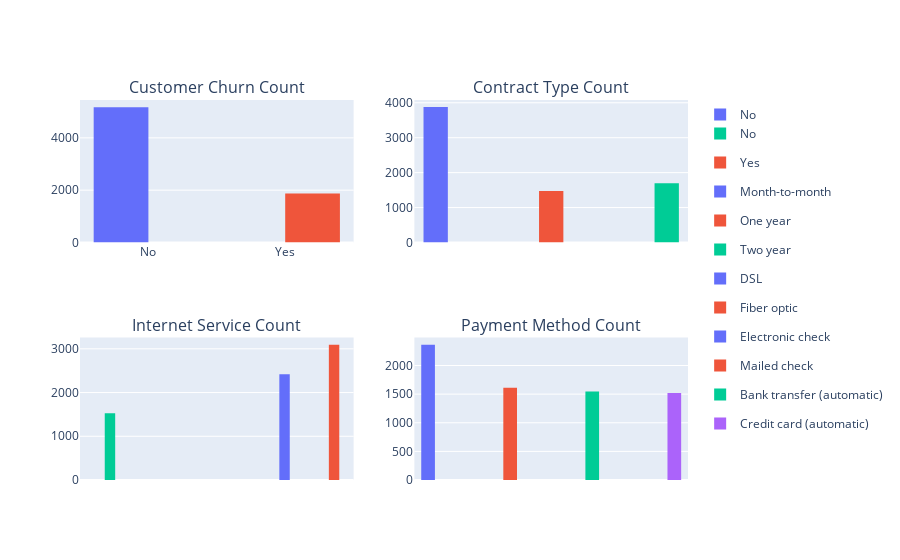

This figure's notebook cell:
### Code cell
fig = make_subplots(rows=2, cols=2, subplot_titles=("Customer Churn Count", "Contract Type Count",
                                                    "Internet Service Count", "Payment Method Count"))

# Histogram 1: Churn
churn_fig = px.histogram(data, x='Churn', color='Churn')
for trace in churn_fig.data:
    
    fig.add_trace(trace, row=1, col=1)

# Histogram 2: Contract
contract_fig = px.histogram(data, x='Contract', color='Contract')
for trace in contract_fig.data:
    
    fig.add_trace(trace, row=1, col=2)

# Histogram 3: InternetService
internet_fig = px.histogram(data, x='InternetService', color='InternetService')
for trace in internet_fig.data:
    
    fig.add_trace(trace, row=2, col=1)

# Histogram 4: PaymentMethod
payment_fig = px.histogram(data, x='PaymentMethod', color='PaymentMethod')
for trace in payment_fig.data:
    
    fig.add_trace(trace, row=2, col=2)

fig.show()

### Figure 1 — Plotly figure (JSON) as saved in the notebook; plotly's stock layout.template omitted (floating-point values rounded to 4 significant figures; data arrays with more than 128 entries replaced by an {"elided": "..."} marker saying what was removed)
{"data": [{"alignmentgroup": "True", "bingroup": "x", "hovertemplate": "Churn=%{x}<br>count=%{y}<extra></extra>", "legendgroup": "No", "marker": {"color": "#636efa", "pattern": {"shape": ""}}, "name": "No", "offsetgroup": "No", "orientation": "v", "showlegend": true, "type": "histogram", "x": {"elided": "5174 str values"}, "xaxis": "x", "yaxis": "y"}, {"alignmentgroup": "True", "bingroup": "x", "hovertemplate": "Churn=%{x}<br>count=%{y}<extra></extra>", "legendgroup": "Yes", "marker": {"color": "#EF553B", "pattern": {"shape": ""}}, "name": "Yes", "offsetgroup": "Yes", "orientation": "v", "showlegend": true, "type": "histogram", "x": {"elided": "1869 str values"}, "xaxis": "x", "yaxis": "y"}, {"alignmentgroup": "True", "bingroup": "x", "hovertemplate": "Contract=%{x}<br>count=%{y}<extra></extra>", "legendgroup": "Month-to-month", "marker": {"color": "#636efa", "pattern": {"shape": ""}}, "name": "Month-to-month", "offsetgroup": "Month-to-month", "orientation": "v", "showlegend": true, "type": "histogram", "x": {"elided": "3875 str values"}, "xaxis": "x2", "yaxis": "y2"}, {"alignmentgroup": "True", "bingroup": "x", "hovertemplate": "Contract=%{x}<br>count=%{y}<extra></extra>", "legendgroup": "One year", "marker": {"color": "#EF553B", "pattern": {"shape": ""}}, "name": "One year", "offsetgroup": "One year", "orientation": "v", "showlegend": true, "type": "histogram", "x": {"elided": "1473 str values"}, "xaxis": "x2", "yaxis": "y2"}, {"alignmentgroup": "True", "bingroup": "x", "hovertemplate": "Contract=%{x}<br>count=%{y}<extra></extra>", "legendgroup": "Two year", "marker": {"color": "#00cc96", "pattern": {"shape": ""}}, "name": "Two year", "offsetgroup": "Two year", "orientation": "v", "showlegend": true, "type": "histogram", "x": {"elided": "1695 str values"}, "xaxis": "x2", "yaxis": "y2"}, {"alignmentgroup": "True", "bingroup": "x", "hovertemplate": "InternetService=%{x}<br>count=%{y}<extra></extra>", "legendgroup": "DSL", "marker": {"color": "#636efa", "pattern": {"shape": ""}}, "name": "DSL", "offsetgroup": "DSL", "orientation": "v", "showlegend": true, "type": "histogram", "x": {"elided": "2421 str values"}, "xaxis": "x3", "yaxis": "y3"}, {"alignmentgroup": "True", "bingroup": "x", "hovertemplate": "InternetService=%{x}<br>count=%{y}<extra></extra>", "legendgroup": "Fiber optic", "marker": {"color": "#EF553B", "pattern": {"shape": ""}}, "name": "Fiber optic", "offsetgroup": "Fiber optic", "orientation": "v", "showlegend": true, "type": "histogram", "x": {"elided": "3096 str values"}, "xaxis": "x3", "yaxis": "y3"}, {"alignmentgroup": "True", "bingroup": "x", "hovertemplate": "InternetService=%{x}<br>count=%{y}<extra></extra>", "legendgroup": "No", "marker": {"color": "#00cc96", "pattern": {"shape": ""}}, "name": "No", "offsetgroup": "No", "orientation": "v", "showlegend": true, "type": "histogram", "x": {"elided": "1526 str values"}, "xaxis": "x3", "yaxis": "y3"}, {"alignmentgroup": "True", "bingroup": "x", "hovertemplate": "PaymentMethod=%{x}<br>count=%{y}<extra></extra>", "legendgroup": "Electronic check", "marker": {"color": "#636efa", "pattern": {"shape": ""}}, "name": "Electronic check", "offsetgroup": "Electronic check", "orientation": "v", "showlegend": true, "type": "histogram", "x": {"elided": "2365 str values"}, "xaxis": "x4", "yaxis": "y4"}, {"alignmentgroup": "True", "bingroup": "x", "hovertemplate": "PaymentMethod=%{x}<br>count=%{y}<extra></extra>", "legendgroup": "Mailed check", "marker": {"color": "#EF553B", "pattern": {"shape": ""}}, "name": "Mailed check", "offsetgroup": "Mailed check", "orientation": "v", "showlegend": true, "type": "histogram", "x": {"elided": "1612 str values"}, "xaxis": "x4", "yaxis": "y4"}, {"alignmentgroup": "True", "bingroup": "x", "hovertemplate": "PaymentMethod=%{x}<br>count=%{y}<extra></extra>", "legendgroup": "Bank transfer (automatic)", "marker": {"color": "#00cc96", "pattern": {"shape": ""}}, "name": "Bank transfer (automatic)", "offsetgroup": "Bank transfer (automatic)", "orientation": "v", "showlegend": true, "type": "histogram", "x": {"elided": "1544 str values"}, "xaxis": "x4", "yaxis": "y4"}, {"alignmentgroup": "True", "bingroup": "x", "hovertemplate": "PaymentMethod=%{x}<br>count=%{y}<extra></extra>", "legendgroup": "Credit card (automatic)", "marker": {"color": "#ab63fa", "pattern": {"shape": ""}}, "name": "Credit card (automatic)", "offsetgroup": "Credit card (automatic)", "orientation": "v", "showlegend": true, "type": "histogram", "x": {"elided": "1522 str values"}, "xaxis": "x4", "yaxis": "y4"}], "layout": {"annotations": [{"font": {"size": 16}, "showarrow": false, "text": "Customer Churn Count", "x": 0.225, "xanchor": "center", "xref": "paper", "y": 1, "yanchor": "bottom", "yref": "paper"}, {"font": {"size": 16}, "showarrow": false, "text": "Contract Type Count", "x": 0.775, "xanchor": "center", "xref": "paper", "y": 1, "yanchor": "bottom", "yref": "paper"}, {"font": {"size": 16}, "showarrow": false, "text": "Internet Service Count", "x": 0.225, "xanchor": "center", "xref": "paper", "y": 0.375, "yanchor": "bottom", "yref": "paper"}, {"font": {"size": 16}, "showarrow": false, "text": "Payment Method Count", "x": 0.775, "xanchor": "center", "xref": "paper", "y": 0.375, "yanchor": "bottom", "yref": "paper"}], "xaxis": {"anchor": "y", "domain": [0, 0.45]}, "xaxis2": {"anchor": "y2", "domain": [0.55, 1]}, "xaxis3": {"anchor": "y3", "domain": [0, 0.45]}, "xaxis4": {"anchor": "y4", "domain": [0.55, 1]}, "yaxis": {"anchor": "x", "domain": [0.625, 1]}, "yaxis2": {"anchor": "x2", "domain": [0.625, 1]}, "yaxis3": {"anchor": "x3", "domain": [0, 0.375]}, "yaxis4": {"anchor": "x4", "domain": [0, 0.375]}}}
